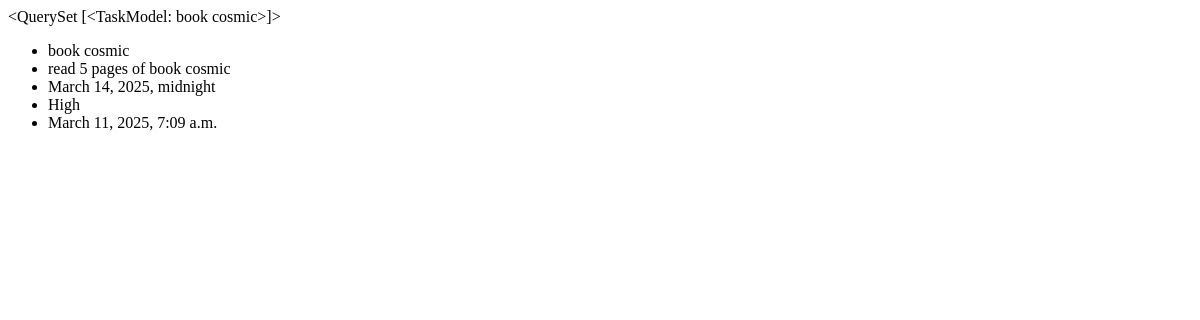
Page /Task_manager/taskview/7 (signed in) on the earlier database version.
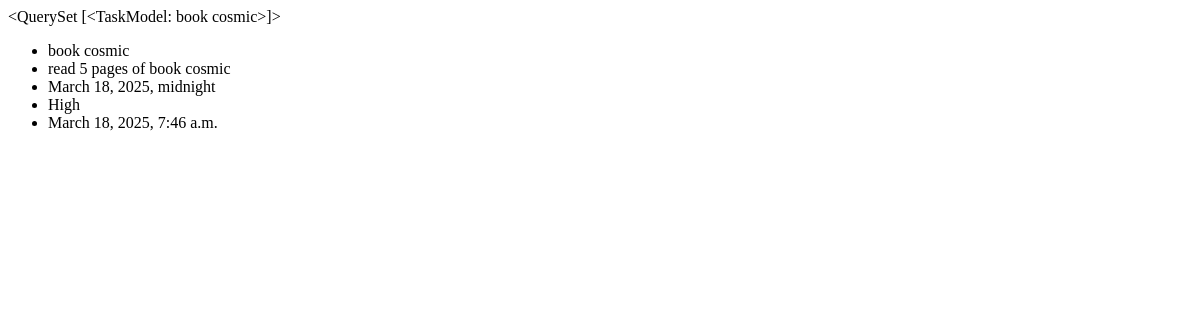
Same page on the later database version.
### Task_Manager/models.py (models this page shows, shortened)
class TaskModel(models.Model):
    Task_Name = models.CharField(max_length=100)
    Task_Description = models.TextField(max_length=100)
    Created_Date = models.DateTimeField(auto_now=True)
    Due_Date = models.DateTimeField()
    Priority_Level = [
                        ('Low','Low'),
                        ('Medium','Medium'),
                        ('High','High')
                    ]
    Priority = models.CharField(max_length=100,choices=Priority_Level)      # here choices is given as a list before , if we want  we can add it here
    Points = models.IntegerField(default=0)
    Status = models.BooleanField(default=False)
    user = models.ForeignKey(User,on_delete=models.CASCADE)
    def __str__(self):         # This is called string representation , to show an object with it's Name
        return self.Task_Name

### Task_Manager/views.py (the view)
# urls.py: path('Task_manager/taskview/<int:pk>',TaskSelectView.as_view())
@ method_decorator(decorator=is_user,name="dispatch")       # calling the decorator
class TaskSelectView(View):
    def get(self,request,**kwargs):
        data = TaskModel.objects.filter(id = kwargs.get("pk"))
        return render(request,'task_see.html',{'data':data})

### Task_Manager/views.py (called while the page is built)
def is_user(fn):   # creating a decorator to check the operation is done by the logged in user & the taskmodel id is created by user logged in
    def wrapper(request,**kwargs):
        data = TaskModel.objects.get(id = kwargs.get('pk'))
        if data.user == request.user:
            return fn(request,**kwargs)
        else:
            return redirect('login')
    return wrapper

### Task_Manager/templates/task_see.html (shortened to what this page needs)
<!DOCTYPE html>
<html lang="en">
<head>
</head>
<body>
    {{data}}
    <ul>
        {%for data in data%}
        <li>{{data.Task_Name}}</li>
        <li>{{data.Task_Description}}</li>
        <li>{{data.Due_Date}}</li>
        <li>{{data.Priority}}</li>
        <li>{{data.Created_Date}}</li>
        {%endfor%}
    </ul>
</body>
</html>

Differences in the rows shown:
changed TaskModel "book cosmic": Due_Date "March 14, 2025, midnight" → "March 18, 2025, midnight"; Created_Date "March 11, 2025, 7:09 a.m." → "March 18, 2025, 7:46 a.m."
